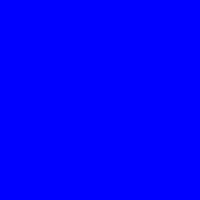
Frame 1 (no input)
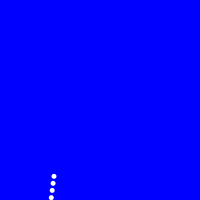
Frame 60 (the mouse pressed at the canvas centre just before this capture)
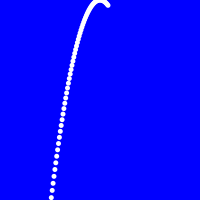
Frame 120 (the mouse held since frame 60 and released just before this capture)

The Processing sketch that drew these frames (run headless with seeded random() and noise(); from frame 60 on, the mouse is pressed at the canvas centre):

// Processing sketch: processing_108339
// ── processing_108339.pde

int counter;

float x = -100;float y = 0;int valor = 5;
void setup()
{
  noStroke();
  size(200, 200);
  background(0, 0, 255);
}
void draw() {
   
  funcionCuadratica();
}
void funcionCuadratica() {
x=x+0.9;
  if (x < 100) {
    y =(x*x)/12;
  }
  fill(255);
  ellipse(x+100, y, 5,5);
}
